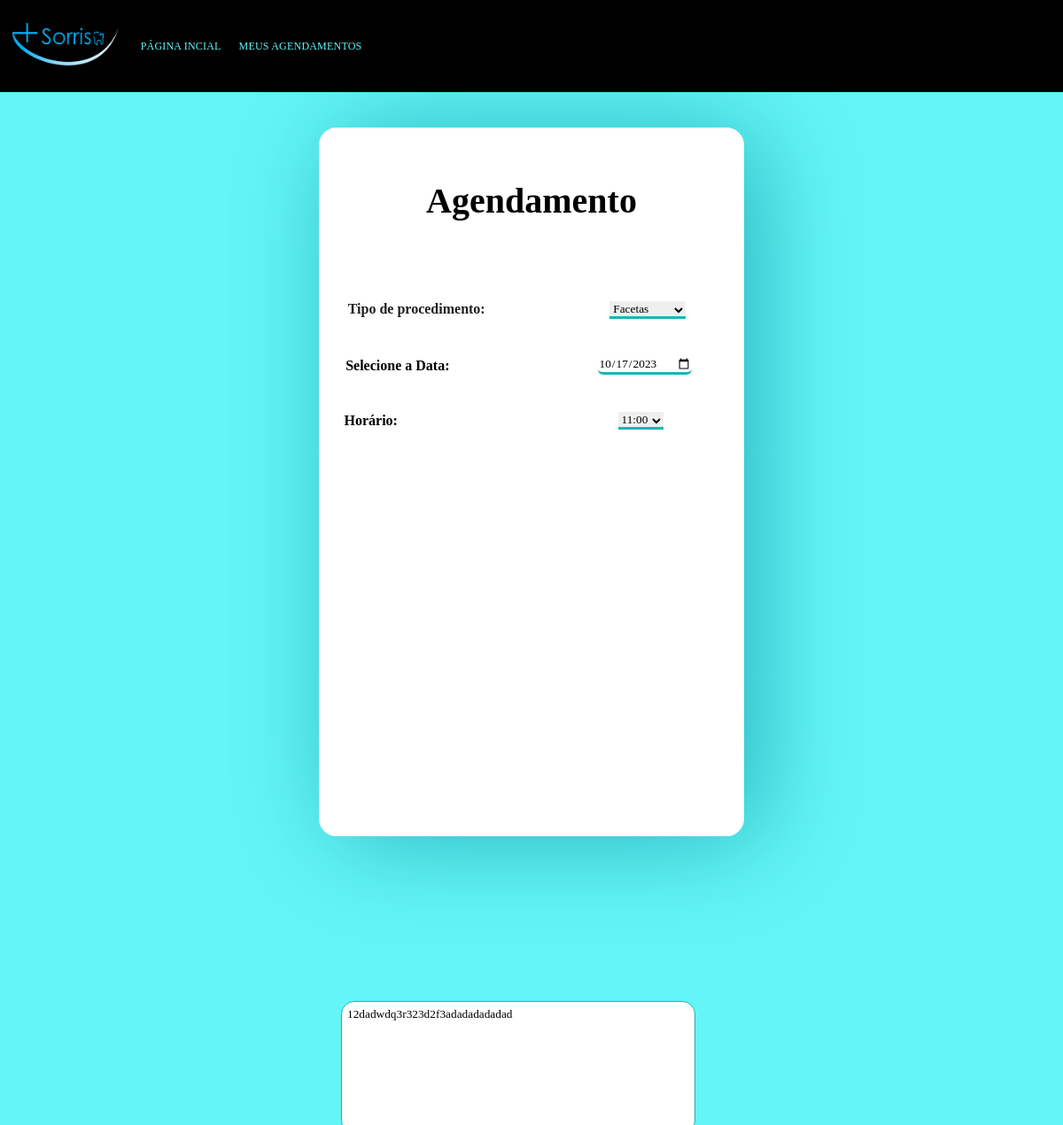
Screenshot of /portal/agendamento/edit.php?id=34 with the database file from the repository.
### tables this page shows
CREATE TABLE IF NOT EXISTS `agendamento` (
  `id_agendamento` int(11) NOT NULL AUTO_INCREMENT,
  `id_paciente` int(11) NOT NULL,
  `hora` time NOT NULL,
  `data` date NOT NULL,
  `procedimento` varchar(45) NOT NULL,
  `observacao` varchar(254) DEFAULT NULL,
  PRIMARY KEY (`id_agendamento`),
  KEY `id_paciente` (`id_paciente`)
);

### portal/agendamento/edit.php (the view, shortened to what this page needs)
<?php
if(!empty($_GET['id'])) {
    include_once('../conexao.php');
        $id = $_GET['id'];
        $sqlSelect = "SELECT * FROM agendamento WHERE id_agendamento=$id";
        $result = $mysqli->query($sqlSelect);
        if($result->num_rows > 0){
            while($user_data = mysqli_fetch_assoc($result)){
            $procedimento = $user_data['procedimento'];
            $data = $user_data['data'];
            $hora = $user_data['hora'];
            $observacao = $user_data['observacao'];
            }
        } else {
            header('Location: ../index.php');
        }
}
?>
<!DOCTYPE html>
<html lang="pt-br">
<head>
	<link rel="stylesheet" type="text/css" href="../css/agendamento.css">
</head>
<body>
<header>
        <nav class="nav-bar">
            <a href="../index.php"><img src="../img/sorriso.png"></a>
            <ul class="lista-de-itens">
                <li><a href="../index.php">Página Incial</a></li>
                <li><a href="meusagendamentos.php">Meus Agendamentos</a></li>
        </nav>
</header>
    <div id="conteudo-principal">
        <div class="container">
            <div class="titulo">
                <h2>Agendamento</h2>
                </div>
        <form class="formulario" method="post" action="saveedit.php">
            <div class="dados-de-agendamento">
                <label class="usuario">Tipo de procedimento:</label>
                <select class="opções-de-procedimentos" id="procedimento" name="procedimento">
                    <option value="Facetas"<?php if ($procedimento == 'Facetas') echo 'selected'; ?>>Facetas</option>
                </select>
                </div>
                <div class="data">
                    <label class="se-data" required="required">Selecione a Data:</label>
                    <input class="inpdata" type="date" id="data" name="data" value= "<?php echo $data?>">
                </div>
                <div class="hora">
                    <label class="usuario">Horário:</label>
                    <select id="hora" name="hora">
                        <option value="11:00"<?php if ($hora == '11:00:00') echo 'selected'; ?>>11:00</option>
                </div>
        <div class="text-area-buttons">
            <textarea placeholder="Observação..." id="observacao" name="observacao"><?php echo $observacao; ?></textarea>
            </div>
        </form>
    </div>
</body>

### portal/css/agendamento.css (style rules this page uses)
* { margin: 0; padding: 0; font-family: Tahoma; box-sizing: border-box; }
body { height: 100vh; width: 100vw; background-color: #64f5f6; }
html { display: flex; height: 125vh; max-width: 100vw; }
header { position: fixed; display: flex; height: 13vh; width: 100vw; background-color: black; }
.nav-bar { width: 35vw; text-transform: uppercase; height: 100%; display: flex; justify-content: space-around; align-items: center; font-size: 9pt; letter-spacing: 0.2px; }
.lista-de-itens { display: flex; gap: 20px; list-style: none; }
.lista-de-itens a { position: relative; color: #64f5f6; text-decoration: none; font-style: none; }
.lista-de-itens a:before { content:''; position: absolute; bottom: -3px; width: 0px; height: 1px; left: 0px; background-color: white; transition: 0.9s; }
img { margin: 2px; width: 120px; }
.formulario { justify-content: center; align-items: center; font-weight: bold; }
.titulo { margin-top: 7vh; color: #000000; display: flex; justify-content: center; font-size: 20pt; }
#conteudo-principal { display: flex; justify-content: center; align-items: center; }
.container { margin-top: 18vh; border-radius: 20px; height: 100vh; min-width: 40vw; background-color: rgb(255, 255, 255); border: rgb(255, 255, 255) 3px solid; -webkit-box-shadow: 18px 4px 118px -6px rgba(35,176,186,1); -moz-box-shadow: 18px 4px 118px -6px rgba(35,176,186,1); box-shadow: 18px 4px 118px -6px rgba(35,176,186,1); }
.dados-de-agendamento { padding: 20px; color: #1e1f1f; display: flex; margin-top: 70px; justify-content: center; gap: 13.8vw; }
.usuario { margin-left: -33px; }
.data { margin-left: -29px; padding: 22px; justify-content: center; gap: 14vw; align-items: center; display: flex; }
.se-data { color: #000000; }
.hora { margin-left: -30px; padding: 20px; justify-content: center; gap: 22.8vw; align-items: center; display: flex; }
select { margin-left: -25px; outline: none; border: none; border-bottom: rgb(28, 180, 180) 3px solid; }
input { outline: none; cursor:pointer; border: none; border-radius: 6px; border-bottom: rgb(28, 180, 180) 3px solid; display: flex; background-color: rgb(255, 255, 255); }
.text-area-buttons { display: flex; justify-content: center; align-items: center; position: absolute; bottom: 3px; top: 90%; }
.text-area-buttons textarea { border-radius: 15px; padding: 6px; height: 150px; width: 400px; outline: none; resize: none; color: black tahoma solid 2pt; border-color: rgb(28, 180, 180); }

### rows the page displays
agendamento: procedimento "Facetas", data "10/17/2023", hora "11:00", observacao "12dadwdq3r323d2f3adadadadadad"
